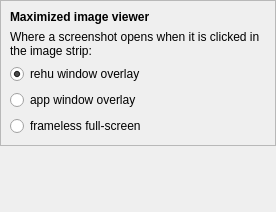
<?xml version="1.0" encoding="UTF-8"?>
<ui version="4.0">
 <class>ImagesPage</class>
 <widget class="QWidget" name="ImagesPage">
  <property name="geometry">
   <rect>
    <x>0</x>
    <y>0</y>
    <width>276</width>
    <height>212</height>
   </rect>
  </property>
  <layout class="QVBoxLayout" name="main_layout">
   <property name="leftMargin">
    <number>0</number>
   </property>
   <property name="topMargin">
    <number>0</number>
   </property>
   <property name="rightMargin">
    <number>0</number>
   </property>
   <property name="bottomMargin">
    <number>0</number>
   </property>
   <item>
    <widget class="QFrame" name="surface_frame">
     <property name="sizePolicy">
      <sizepolicy hsizetype="Preferred" vsizetype="Maximum">
       <horstretch>0</horstretch>
       <verstretch>0</verstretch>
      </sizepolicy>
     </property>
     <property name="frameShape">
      <enum>QFrame::Shape::StyledPanel</enum>
     </property>
     <property name="frameShadow">
      <enum>QFrame::Shadow::Raised</enum>
     </property>
     <layout class="QVBoxLayout" name="surface_frame_layout">
      <item>
       <widget class="QLabel" name="surface_frame_label">
        <property name="font">
         <font>
          <bold>true</bold>
         </font>
        </property>
        <property name="text">
         <string>Maximized image viewer</string>
        </property>
       </widget>
      </item>
      <item>
       <widget class="QLabel" name="surface_hint_label">
        <property name="text">
         <string>Where a screenshot opens when it is clicked in the image strip:</string>
        </property>
        <property name="wordWrap">
         <bool>true</bool>
        </property>
       </widget>
      </item>
      <item>
       <widget class="QRadioButton" name="document_overlay_radio_button">
        <property name="text">
         <string>rehu window overlay</string>
        </property>
        <property name="toolTip">
         <string>Covers the open document, leaving its tab and the app's menus and toolbars visible.</string>
        </property>
        <property name="checked">
         <bool>true</bool>
        </property>
       </widget>
      </item>
      <item>
       <widget class="QRadioButton" name="app_window_overlay_radio_button">
        <property name="text">
         <string>app window overlay</string>
        </property>
        <property name="toolTip">
         <string>Covers the whole main window, leaving only its menu, tool, and status bars visible.</string>
        </property>
       </widget>
      </item>
      <item>
       <widget class="QRadioButton" name="full_screen_radio_button">
        <property name="text">
         <string>frameless full-screen</string>
        </property>
        <property name="toolTip">
         <string>Covers the entire screen, with no window frame.</string>
        </property>
       </widget>
      </item>
     </layout>
    </widget>
   </item>
   <item>
    <spacer name="bottom_spacer">
     <property name="orientation">
      <enum>Qt::Orientation::Vertical</enum>
     </property>
     <property name="sizeHint" stdset="0">
      <size>
       <width>0</width>
       <height>0</height>
      </size>
     </property>
    </spacer>
   </item>
  </layout>
 </widget>
 <resources/>
 <connections/>
</ui>
